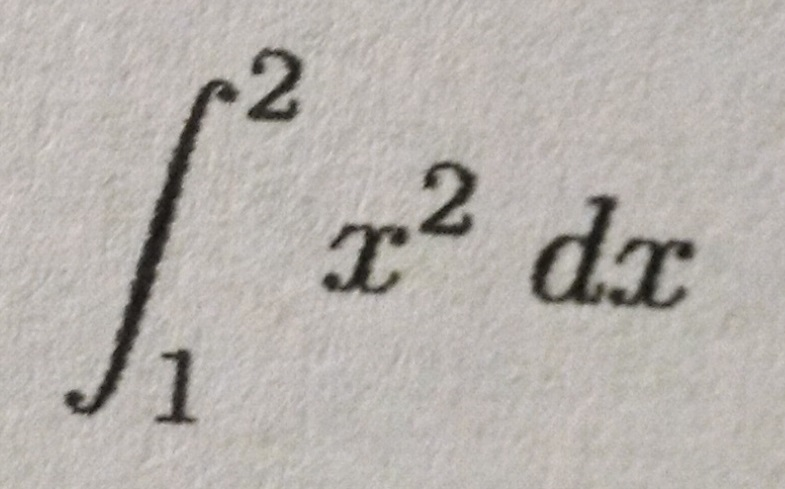
#> input picture evaluation/examples/other_def_int.png, 785 x 489 px
$ python sympyTest.py
#> lines starting #> are read from the running program, lines starting #| are printed output that depends on the picture; after the words box and inside, x2 and y2 are one past the last pixel; in counts of white or black regions, pixels touching at a corner belong together
# -*- coding: utf-8 -*-
"""
Created on Tue Jun 10 11:40:54 2014

@author: Jess
"""

import cv2
import matplotlib.pyplot as plt
import numpy as np

img = cv2.imread('../evaluation/examples/other_def_int.png')
#> img is the input picture: shape (489, 785, 3); mean B, G, R 172.8, 177.6, 182.4
img = cv2.cvtColor(img, cv2.COLOR_BGR2GRAY)
#> img: shape (489, 785)
img = cv2.medianBlur(img, 11)
ret, img = cv2.threshold(img, 120, 255, 0)
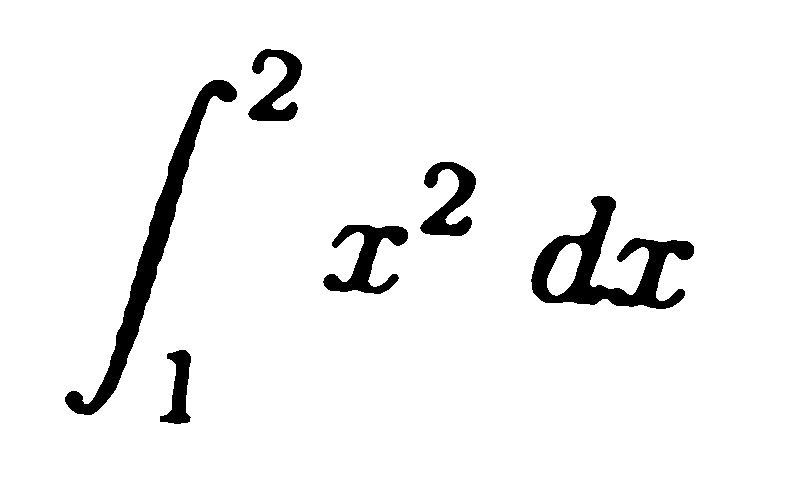
#> img: shape (489, 785); 94.6% white; 6 black regions, box (x1, y1, x2, y2) and area: (65, 80, 237, 415) 6780, (531, 196, 694, 309) 6383, (323, 225, 408, 294) 2446, (420, 162, 476, 236) 1983, (248, 49, 302, 121) 1867, (160, 350, 191, 424) 1212
print(img)
#> (printed output is left out)
plt.imshow(img, cmap='gray'), plt.show()
print(img.shape)
#| (489, 785)

arr = []
for i in range(0, img.shape[0]):
    for j in range(0, img.shape[1]):
        if img[i][j] == 0:
           arr.append( (i,j) )

print(len(arr))
#| 20671
np.set_printoptions()

#np.savetxt('data.txt', arr, '%5.2f')
np.savetxt('data_unformatted.txt', arr)
